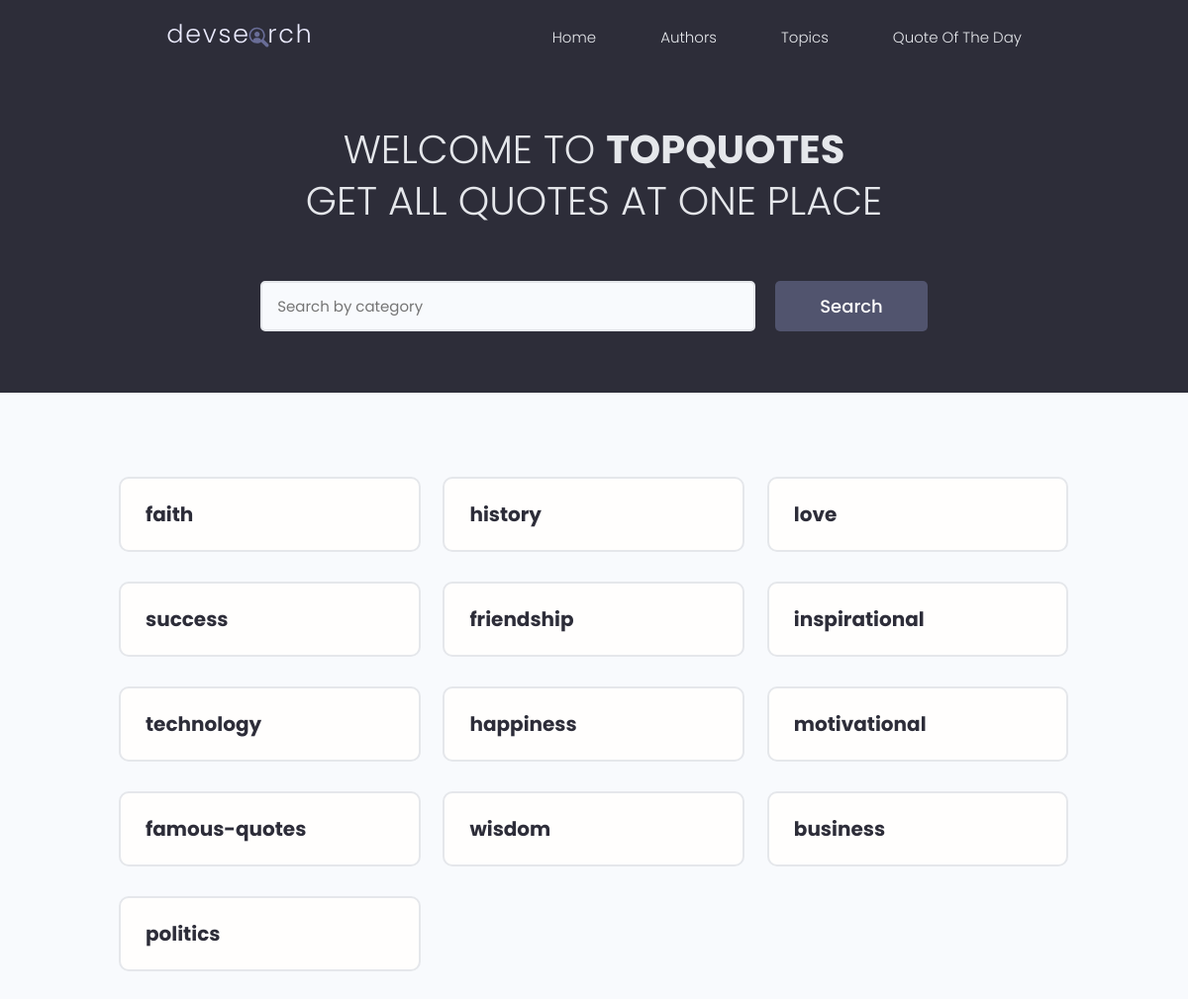
Page /categories/ on the committed database.
### quotes_app/models.py (models this page shows, shortened)
class Quote(models.Model):
    category = models.CharField(max_length=200, null=True, blank=True)
    author = models.CharField(max_length=200, null=True, blank=True)
    body = models.TextField()

### quotes_app/views.py (the view)
# urls.py: path('categories/', views.categories, name="categories"),
def categories(request):
    search_query = ''
    if request.GET.get('search_query'):
        search_query = request.GET.get('search_query')
    if request.GET.get('category'):
        category = request.GET.get('category')
        quotes = Quote.objects.filter(category=category)
        context = {"quotes": quotes}
        return render(request, 'home.html', context=context)
    quotes = Quote.objects.filter(category__icontains=search_query)
    categories = set()
    for quote in quotes:
        categories.add(quote.category)
    context = {"categories": categories, "search_query": search_query}
    return render(request, 'categories.html', context)

### templates/categories.html (shortened to what this page needs)
<!DOCTYPE html>
{%load static%}
<html lang="en">
<head>
  <link rel="stylesheet" href="https://cdn.iconmonstr.com/1.3.0/css/iconmonstr-iconic-font.min.css" />
  <link rel="stylesheet" href="{% static 'uikit/styles/uikit.css' %}" />
  <link rel="stylesheet" href="{% static 'styles/app.css' %}" />
</head>
<body>
  <header class="header">
    <div class="container container--narrow">
      <a href="/" class="header__logo">
        <img src="{% static 'images/logo.svg' %}" alt="DevSearch Logo" />
      </a>
      <nav class="header__nav">
        <ul class="header__menu">
            <li class="header__menuItem"><a href="/">Home</a></li>
            <li class="header__menuItem"><a href="{%url 'authors'%}">Authors</a></li>
            <li class="header__menuItem"><a href="{%url 'categories'%}">Topics</a></li>
            <li class="header__menuItem"><a href="{%url 'quote_of_the_day' %}">Quote Of The Day</a></li>
        </ul>
      </nav>
    </div>
  </header>
  <main class="home">
    <section class="hero-section text-center">
      <div class="container container--narrow">
        <div class="hero-section__box">
          <h2>WELCOME TO <span>TopQuotes</span></h2>
          <h2>GET ALL QUOTES AT ONE PLACE</h2>
        </div>
        <div class="hero-section__search">
          <form class="form" action="" method="get">
            <div class="form__field">
              <input class="input input--text" id="formInput#search" type="text" name="search_query" value="{{search_query}}"
                placeholder="Search by category"/>
            </div>
            <input class="btn btn--sub btn--lg" type="submit" value="Search" />
          </form>
        </div>
      </div>
    </section>
    <section class="devlist">
      <div class="container">
        <div class="grid grid--three">
        {%for category in categories%}
          <div class="column card">
            <div class="dev">
              <a href="?category={{category}}" class="card__body">
                <div class="dev__profile">
                  <div class="dev__meta">
                    <h3>{{category}}</h3>
                  </div>
                </div>
              </a>
            </div>
          </div>
          {% endfor %}
        </div>
      </div>
    </section>
  </main>
</body>
</html>

### static/styles/app.css (style rules this page uses)
:root { --color-sub: #2d2d39; }
.btn--sub { background-color: var(--color-sub-light); }
.card { border: 2px solid var(--color-light); }
img { width: 100%; }
.header { position: sticky; z-index: 111; background-color: var(--color-sub); padding: 1.5rem 0; }
.header > .container { display: flex; justify-content: space-between; align-items: center; }
.header__logo > img { height: 3.8rem; }
.header__nav > ul { display: inline-flex; align-items: center; list-style: none; gap: 6.5rem; }
.header__menuItem > a { color: var(--color-light); font-weight: 300; }
.hero-section { height: 40vh; display: flex; align-items: center; background-color: var(--color-sub); }
.hero-section__box { margin-bottom: 4rem; }
.hero-section__box > h2, .hero-section__box > h2 > span { font-size: 4rem; color: var(--color-light); line-height: 1.3; text-transform: uppercase; }
.hero-section__box > h2 { font-weight: 300; }
.hero-section__box > h2 > span { font-weight: 700; }
.hero-section__search > .form { display: flex; align-items: center; justify-content: center; gap: 2rem; }
.hero-section__search > .form input.input--text { width: 50rem; }
.devlist { margin-top: 8rem; }
.devlist .grid { align-items: stretch; }
.devlist .dev .dev__profile { display: flex; align-items: center; gap: 1.5rem; }
.devlist .dev .dev__meta h3 { color: var(--color-sub); font-size: 2rem; font-weight: 700; }

### static/uikit/styles/modules/_variables.css (style rules this page uses)
:root { --color-main: #5aa5b9; --color-main-light: #e6faff; --color-sub: #3f4156; --color-sub-light: #51546e; --color-sub-lighter: #ededfd; --color-text: #737373; --color-gray: #8b8b8b; --color-light: #e5e7eb; --color-light-gray: #767676; --color-bg: #f8fafd; --color-white: #fffefd; --color-white-light: #f3f3f3; --color-success: #359e64; --color-success-bg: #def8e8; --color-error: #fc4b0b; --color-error-bg: #fff2ee; --font-base: 'Poppins', arial, helvetica, 'Segoe UI', roboto, ubuntu, sans-serif; --font-monospace: 'Fira Code', 'Courier New', courier, monospace; --font-regular: 300; --font-medium: 500; --font-bold: 700; --generic-shadow: 1px 1px 5px #00000010; --generic-transition: all 0.3s ease-in-out; }

### static/uikit/styles/modules/_base.css (style rules this page uses)
* { margin: 0; padding: 0; box-sizing: border-box; text-rendering: optimizeLegibility; color: inherit; font-size: inherit; }
html { font-size: 50%; }
@media only screen and (min-width: 480px) { html { font-size: 56.25%; } }
@media only screen and (min-width: 1200px) { html { font-size: 62.5%; } }
body { line-height: 1.6; font-weight: 400; font-size: 1.5rem; color: var(--color-text); background-color: var(--color-bg); min-height: 100vh; }

### static/uikit/styles/modules/_typography.css (style rules this page uses)
* { font-family: var(--font-base); }
h2 { font-size: 3.6rem; font-weight: var(--font-bold); }
h3 { font-size: 3.2rem; font-weight: var(--font-medium); }
p, span, strong { font-size: 1.6rem; color: var(--color-text); font-weight: var(--font-regular); }
a { padding-bottom: 2px; text-decoration: none; display: inline-block; color: var(--color-main); font-weight: var(--font-medium); }

### static/uikit/styles/modules/_utilities.css (style rules this page uses)
.container { width: 92%; max-width: 165rem; margin: 0 auto; box-sizing: border-box; }
.container--narrow { width: 92%; max-width: 120rem; }
@media screen and (min-width: 1000px) { .container { width: 90%; } }
@media screen and (min-width: 1000px) { .container--narrow { width: 85%; } }
@media screen and (min-width: 1200px) { .container { width: 80%; } }
@media screen and (min-width: 1200px) { .container--narrow { width: 72%; } }
.text-center { text-align: center; }

### static/uikit/styles/modules/_button.css (style rules this page uses)
.btn { display: inline-block; position: relative; cursor: pointer; background-color: var(--color-light); font-weight: var(--font-medium); color: var(--color-sub); text-decoration: none; padding: 1rem 2rem; border-radius: 0.5rem; border: none; width: -webkit-fit-content; width: -moz-fit-content; width: fit-content; height: -webkit-fit-content; height: -moz-fit-content; height: fit-content; font-size: 1.6rem; outline-width: 0; outline-color: transparent; -webkit-backface-visibility: hidden; backface-visibility: hidden; transition: all 0.3s ease-in-out; }
.btn--sub { background-color: var(--color-sub); color: var(--color-white); }
.btn--lg { font-size: 1.8rem; padding: 1.2rem 4.5rem; }

### static/uikit/styles/modules/_card.css (style rules this page uses)
.card { border-radius: 1rem; background-color: var(--color-white); border: 1.5px solid var(--color-light); width: auto; height: auto; margin-top: 0.5rem; margin-bottom: 0.5rem; overflow: hidden; }
.card__body, .card__header { padding: 2rem 2.5rem; }

### rows in the picture
Quote: categories "faith"
Quote: categories "history"
Quote: categories "love"
Quote: categories "success"
Quote: categories "friendship"
Quote: categories "inspirational"
Quote: categories "technology"
Quote: categories "happiness"
Quote: categories "motivational"
Quote: categories "famous-quotes"
Quote: categories "wisdom"
Quote: categories "business"
Quote: categories "politics"
